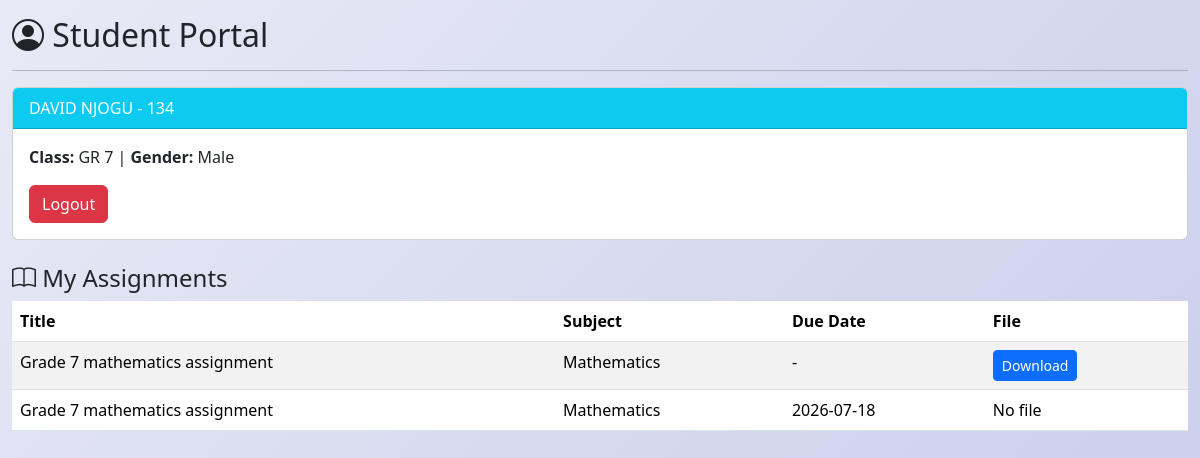
The page /student-dashboard (signed in) on the database its author committed.
### app.py (models this page shows, shortened)
class Student(db.Model):
    id = db.Column(db.Integer, primary_key=True)
    admission_number = db.Column(db.String(50), unique=True, nullable=False)
    first_name = db.Column(db.String(50), nullable=False)
    last_name = db.Column(db.String(50), nullable=False)
    email = db.Column(db.String(120), nullable=True)
    phone = db.Column(db.String(20), nullable=True)
    address = db.Column(db.Text, nullable=True)
    date_of_birth = db.Column(db.String(20), nullable=True)
    gender = db.Column(db.String(10), nullable=True)
    class_id = db.Column(db.Integer, db.ForeignKey('class.id'), nullable=False)
    created_at = db.Column(db.DateTime, default=datetime.utcnow)
    marks = db.relationship('Mark', backref='student', lazy=True, cascade='all, delete-orphan')
    password_hash = db.Column(db.String(200), nullable=True)
    @property
    def full_name(self):
        return f"{self.first_name} {self.last_name}"

class Class(db.Model):
    id = db.Column(db.Integer, primary_key=True)
    name = db.Column(db.String(50), unique=True, nullable=False)
    section = db.Column(db.String(20), nullable=True)
    created_at = db.Column(db.DateTime, default=datetime.utcnow)
    students = db.relationship('Student', backref='class_', lazy=True)

class Assignment(db.Model):
    id = db.Column(db.Integer, primary_key=True)
    title = db.Column(db.String(200), nullable=False)
    description = db.Column(db.Text, nullable=True)
    file_url = db.Column(db.String(500), nullable=True)
    class_id = db.Column(db.Integer, db.ForeignKey('class.id'), nullable=False)
    subject_id = db.Column(db.Integer, db.ForeignKey('subject.id'), nullable=False)
    teacher_id = db.Column(db.Integer, db.ForeignKey('user.id'), nullable=False)
    created_at = db.Column(db.DateTime, default=datetime.utcnow)
    due_date = db.Column(db.String(20), nullable=True)
    class_ = db.relationship('Class', backref='assignments')
    subject = db.relationship('Subject', backref='assignment_list')
    teacher = db.relationship('User', backref='assignments')

class Subject(db.Model):
    id = db.Column(db.Integer, primary_key=True)
    name = db.Column(db.String(100), unique=True, nullable=False)
    teacher = db.Column(db.String(100), nullable=True)

### app.py (the view)
@app.route('/student-dashboard')
def student_dashboard():
    if 'student_id' not in session:
        return redirect(url_for('student_login'))
    s = Student.query.get(session['student_id'])
    assignments = Assignment.query.filter_by(class_id=s.class_id).order_by(Assignment.created_at.desc()).all()
    return render_template('student_dashboard.html', student=s, assignments=assignments)

### app.py (called while the page is built)
@app.context_processor
def inject_school_settings():
    s = SchoolSettings.query.first()
    if not s:
        s = SchoolSettings(school_name='My School')
        db.session.add(s)
        db.session.commit()
    gs = GradeSetting.query.order_by(GradeSetting.min_percentage.desc()).all()
    return dict(school=s, grade_settings=gs)

### templates/student_dashboard.html
{% extends "base.html" %}{% block title %}- Student Dashboard{% endblock %}{% block content %}
<h2><i class="bi bi-person-circle"></i> Student Portal</h2>
<hr>
<div class="card mb-4"><div class="card-header bg-info text-white">{{ student.full_name }} - {{ student.admission_number }}</div>
<div class="card-body">
<p><strong>Class:</strong> {{ student.class_.name }} | <strong>Gender:</strong> {{ student.gender or '-' }}</p>
<a href="{{ url_for('student_logout') }}" class="btn btn-danger">Logout</a>
</div></div>
<h4><i class="bi bi-book"></i> My Assignments</h4>
{% if assignments %}
<table class="table table-striped"><thead><tr><th>Title</th><th>Subject</th><th>Due Date</th><th>File</th></tr></thead>
<tbody>{% for a in assignments %}<tr>
<td>{{ a.title }}</td><td>{{ a.subject.name }}</td><td>{{ a.due_date or '-' }}</td>
<td>{% if a.file_url %}<a href="{{ a.file_url }}" class="btn btn-sm btn-primary" download>Download</a>{% else %}No file{% endif %}</td>
</tr>{% endfor %}</tbody></table>
{% else %}<p class="text-muted">No assignments yet.</p>{% endif %}
{% endblock %}

### templates/base.html (style rules this page uses)
body { background: linear-gradient(135deg, #e8eaf6 0%, #c5cae9 100%); min-height: 100vh; }

### rows shown on the page
Student: full_name "DAVID NJOGU", admission_number "134", gender "Male"
Class: class_.name "GR 7"
Assignment: title "Grade 7 mathematics assignment", subject.name "Mathematics", due_date "-"
Assignment: title "Grade 7 mathematics assignment", subject.name "Mathematics", due_date "2026-07-18", shows "No file"
